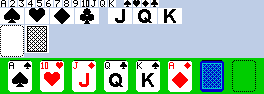
#> input picture EXAMPLES/SOLITARIO/cartas.png, 264 x 94 px
$ python gen_cards.py inc '->' lee cartas.png y escribe cards.inc '(+' refresca las muestras de la 'hoja)'
#> lines starting #> are read from the running program, lines starting #| are printed output that depends on the picture
#!/usr/bin/env python
# Graficos del SOLITARIO (Klondike del SD81 Booster, HiRes 8x1 + Chroma modo 0). Necesita Pillow (PIL).
#
#   python gen_cards.py png [--force]  -> cartas.png desde cero (dibujado en este script). NO sobrescribe una
#                                         hoja ya existente (puede estar retocada a mano) salvo con --force.
#   python gen_cards.py inc            -> lee cartas.png y escribe cards.inc (+ refresca las muestras de la hoja)
#   python gen_cards.py preview        -> preview_mesa.png (mesa de ejemplo a 1:1, 256x192) desde cartas.png
#   python gen_cards.py                -> inc + preview   (lo normal tras retocar la hoja)
#
# ---------------------------------------------------------------------------------------------------------
# HOJA cartas.png (se edita en cualquier editor de pixeles, guardada como PNG sin entrelazar, a 1:1)
# ---------------------------------------------------------------------------------------------------------
# Las casillas EDITABLES (blanco = vacio, negro = punto) estan sobre fondo azul grisaceo; el script solo lee
# esas casillas, por las coordenadas fijas de abajo. La zona verde de abajo son MUESTRAS ya coloreadas (se
# regeneran con "inc"; no se leen, no vale retocarlas).
#
#   fila y=0   : 13 rangos A 2 3 4 5 6 7 8 9 10 J Q K, casillas 8x7 en x = 9*i (el glifo ya lleva su margen
#                izquierdo: bit 7 = columna 0 de la casilla = x 0 de la carta). Luego 4 palos pequenos 8x7
#                (picas, corazones, diamantes, treboles) en x = 124 + 9*i: glifo de 7x7 + 1 columna vacia.
#   fila y=8   : 4 palos grandes 24x16 en x = 25*i (el glifo de 16x16 va centrado: columnas 4-19) y las
#                letras grandes J Q K 24x16 en x = 108 + 25*i.
#   fila y=25  : hueco vacio 24x32 en x=0 (contorno punteado; las 32 lineas) y dorso 24x28 en x=25 (solo
#                las lineas 2-29 de la carta: las lineas 0, 1, 30 y 31 son estructura fija, ver abajo).
#   y=59 en adelante: muestras en color de las cartas completas (A picas, 10 corazones, J diamantes,
#                Q treboles, K picas, A diamantes, dorso, hueco).
#
# ---------------------------------------------------------------------------------------------------------
# REGLAS DE COLOR (el modo 8x1 da solo 2 colores por byte de linea)
# ---------------------------------------------------------------------------------------------------------
# Atributo = papel * 16 + tinta (bit 3 de cada nibble = brillo, bit 2 verde, bit 1 rojo, bit 0 azul);
# un bit a 1 del bitmap = tinta, a 0 = papel. Toda linea de una carta lleva el MISMO atributo en sus 3 bytes.
# Colores: tapete = verde (4); cara = blanco brillante (15); tinta roja = rojo brillante (10); negro = 0;
# dorso = papel azul (1) y tinta cian (5).
# Para el sprite de arrastre hay que girar los nibbles (color de sprite = tinta*16 + papel).
#
# ---------------------------------------------------------------------------------------------------------
# FORMATO de cards.inc  (lo que usa draw_card; todo en ensamblador de pasmo)
# ---------------------------------------------------------------------------------------------------------
# Rango r = 0..12 (A 2..9 10 J Q K), palo s = 0..3 (0 picas, 1 corazones, 2 diamantes, 3 treboles). Las
# 32 lineas de una carta (L = 0..31) y cada linea son 3 bytes de bitmap + 1 atributo:
#
#   Cara (boca arriba):
#     L = 0, 1, 30, 31  (bordes redondeados):  bitmap = cd_edge[3*j .. 3*j+2] con j = 0,1,2,3 para
#                       L = 0,1,30,31 (3 bytes por entrada); atributo = cd_edgeattr[j] ($40, $4F, $4F, $4F).
#     L = 2..8 (indice, 7 lineas):  byte0 = cd_rank[r*7 + L-2]; byte1 = 0; byte2 = cd_ssuit[s*7 + L-2].
#     L = 12..27 (centro, 16 lineas): se hace OR de 3 bytes: si r <= 9 (A..10) cd_bsuit[s*48 + (L-12)*3],
#                       si r >= 10 (J, Q, K) cd_bletter[(r-10)*48 + (L-12)*3].
#     L = 9..11 y 28..29: en blanco. Atributo de las lineas 2..29 = cd_suitattr[s] ($F0 negro, $FA rojo).
#   Dorso (boca abajo):
#     L = 0, 1, 30, 31 : igual que la cara (cd_edge) pero con cd_backattr[j] ($40, $41, $41, $41).
#     L = 2..29 : bitmap = cd_back[(L-2)*3 .. +2], atributo CD_ATTR_BACK ($15).
#   Hueco vacio: bitmap = cd_hole[L*3 .. +2] en las 32 lineas, atributo CD_ATTR_HOLE ($40) en todas.
#   Tapete liso: bitmap 0, atributo CD_ATTR_FELT ($40).
#
# draw_card puede parar en la linea N (banda superior de una carta tapada por otra: 4 o 10 lineas, y como
# minimo 9 para que el indice se vea entero). El destino tiene paso configurable (32 = pantalla,
# 3 = bufer de sprites): se escribe el bitmap en una zona y el atributo en la otra, igual de ordenado.
# Todos los bytes de glifos tienen el bit 7 a la izquierda.
# ---------------------------------------------------------------------------------------------------------
import os, sys
from PIL import Image

HERE = os.path.dirname(os.path.abspath(__file__))
SHEET = os.path.join(HERE, "cartas.png")
INC = os.path.join(HERE, "cards.inc")
PREVIEW = os.path.join(HERE, "preview_mesa.png")
ROMFILE = os.path.join(HERE, "..", "..", "SD Content", "SYS", "zx81v2.rom")

RANKS = ["A", "2", "3", "4", "5", "6", "7", "8", "9", "10", "J", "Q", "K"]
SUITS = ["picas", "corazones", "diamantes", "treboles"]
SUIT_RED = [0, 1, 1, 0]

# atributos (papel*16 + tinta)
ATTR_FELT = 0x40          # tapete liso
ATTR_TOP = 0x40           # linea 0: tinta negra, papel tapete
ATTR_EDGE_FACE = 0x4F     # lineas 1/30/31 de la cara: tinta blanca, papel tapete (los 0 del bitmap son esquina)
ATTR_EDGE_BACK = 0x41     # lo mismo en el dorso: tinta azul
ATTR_BLACK = 0xF0         # cara con tinta negra
ATTR_RED = 0xFA           # cara con tinta roja brillante
ATTR_BACK = 0x15          # dorso: papel azul, tinta cian
ATTR_HOLE = 0x40          # hueco: contorno negro punteado sobre el tapete

EDGE_LINES = [0, 1, 30, 31]
EDGE_BYTES = [(0x3F, 0xFF, 0xFC), (0x7F, 0xFF, 0xFE), (0x7F, 0xFF, 0xFE), (0x3F, 0xFF, 0xFC)]
EDGE_ATTR_FACE = [ATTR_TOP, ATTR_EDGE_FACE, ATTR_EDGE_FACE, ATTR_EDGE_FACE]
EDGE_ATTR_BACK = [ATTR_TOP, ATTR_EDGE_BACK, ATTR_EDGE_BACK, ATTR_EDGE_BACK]
IDX_LINE = 2              # primera linea del indice (rango / palo pequeno)
BIG_LINE = 12             # primera linea del palo grande
BACK_LINE = 2

# ---------------------------------------------------------------------------------------------------------
# Dibujos iniciales (cada '#' es un punto; la hoja PNG es la fuente una vez generada)
# ---------------------------------------------------------------------------------------------------------
RANK_ART = {
    "A": [".###.", "#...#", "#...#", "#####", "#...#", "#...#", "#...#"],
    "2": [".###.", "#...#", "....#", "...#.", "..#..", ".#...", "#####"],
    "3": ["#####", "...#.", "..#..", "...#.", "....#", "#...#", ".###."],
    "4": ["...#.", "..##.", ".#.#.", "#..#.", "#####", "...#.", "...#."],
    "5": ["#####", "#....", "####.", "....#", "....#", "#...#", ".###."],
    "6": ["..##.", ".#...", "#....", "####.", "#...#", "#...#", ".###."],
    "7": ["#####", "....#", "...#.", "..#..", ".#...", ".#...", ".#..."],
    "8": [".###.", "#...#", "#...#", ".###.", "#...#", "#...#", ".###."],
    "9": [".###.", "#...#", "#...#", ".####", "....#", "...#.", ".##.."],
    # el 10 es estrecho: "1" de 3 columnas, hueco de 1 y "0" de 3 columnas = 7 de ancho
    "10": [".#.", "##.", ".#.", ".#.", ".#.", ".#.", "###"],
    "J": ["..###", "...#.", "...#.", "...#.", "...#.", "#..#.", ".##.."],
    "Q": [".###.", "#...#", "#...#", "#...#", "#.#.#", "#..#.", ".##.#"],
    "K": ["#...#", "#..#.", "#.#..", "##...", "#.#..", "#..#.", "#...#"],
}
ZERO3 = ["###", "#.#", "#.#", "#.#", "#.#", "#.#", "###"]
RANK_ART["10"] = [a + "." + b for a, b in zip(RANK_ART["10"], ZERO3)]

SSUIT_ART = [
    # picas
    ["...#...", "..###..", ".#####.", "#######", "#######", "...#...", "..###.."],
    # corazones
    [".##.##.", "#######", "#######", "#######", ".#####.", "..###..", "...#..."],
    # diamantes
    ["...#...", "..###..", ".#####.", "#######", ".#####.", "..###..", "...#..."],
    # treboles
    ["..###..", "..###..", ".#####.", "#######", "#######", "...#...", "..###.."],
]

BSUIT_ART = [
    # picas
    [".......##.......", "......####......", ".....######.....", "....########....",
     "...##########...", "..############..", ".##############.", "################",
     "################", "################", "################", ".#####.##.#####.",
     "......####......", ".....######.....", "....########....", "................"],
    # corazones
    ["..####....####..", ".######..######.", "################", "################",
     "################", "################", "################", ".##############.",
     "..############..", "...##########...", "....########....", ".....######.....",
     "......####......", ".......##.......", "................", "................"],
    # diamantes
    [".......##.......", "......####......", ".....######.....", "....########....",
     "...##########...", "..############..", ".##############.", "################",
     "################", ".##############.", "..############..", "...##########...",
     "....########....", ".....######.....", "......####......", ".......##......."],
    # treboles
    [".......##.......", ".....######.....", ".....######.....", "....########....",
     "....########....", ".....######.....", "..############..", ".######..######.",
     ".##############.", ".##############.", ".##############.", ".##############.",
     "...###.##.###...", "......####......", "......####......", ".....######....."],
]

BLETTER_ART = {
    "J": [".......###", ".......###", ".......###", ".......###", ".......###", ".......###", ".......###",
          ".......###", ".......###", "###....###", "###....###", "##########", ".########.", "..######.."],
    "Q": ["....#####.....", "..#########...", ".###########..", ".####...####..", "####.....####.",
          "###.......###.", "###.......###.", "###.......###.", "###....#..###.", "####..###.###.",
          ".####..#####..", ".###########..", "..###########.", "....#####..###"],
    "K": ["###.....####", "###....####.", "###...####..", "###..####...", "###..###....", "###.###.....",
          "########....", "#########...", "####..###...", "###....###..", "###....###..", "###.....###.",
          "###......###", "###......###"],
}


# [35 lines left out: functions grid_from_art, grid_back, grid_hole, not called in this run]


# ---------------------------------------------------------------------------------------------------------
# Disposicion de la hoja
# ---------------------------------------------------------------------------------------------------------
W, H = 264, 94
GAPCOL = (190, 205, 230)
FELT_RGB = None  # se calcula mas abajo
CELLS = {}       # (nombre, i) -> (x, y, w, h)
for i in range(13):
    CELLS[("rank", i)] = (9 * i, 0, 8, 7)
for i in range(4):
    CELLS[("ssuit", i)] = (124 + 9 * i, 0, 8, 7)
    CELLS[("bsuit", i)] = (25 * i, 8, 24, 16)
for i in range(3):
    CELLS[("bletter", i)] = (108 + 25 * i, 8, 24, 16)
CELLS[("hole", 0)] = (0, 25, 24, 32)
CELLS[("back", 0)] = (25, 25, 24, 28)
SAMPLE_Y = 60
SAMPLES = [(0, 0), (9, 1), (10, 2), (11, 3), (12, 0), (0, 2), "back", "hole"]


def sample_xy(i):
    return 8 + 32 * i, SAMPLE_Y


# ---------------------------------------------------------------------------------------------------------
# Paleta y utilidades de bytes
# ---------------------------------------------------------------------------------------------------------
def rgb(idx):
    lv = 255 if idx & 8 else 205
    return ((lv if idx & 2 else 0), (lv if idx & 4 else 0), (lv if idx & 1 else 0))


FELT_RGB = rgb(4)


def row_bytes(row):
    """lista de 0/1 (largo multiplo de 8) -> lista de bytes, bit 7 a la izquierda"""
    out = []
    for i in range(0, len(row), 8):
        b = 0
        for p in row[i:i + 8]:
            b = (b << 1) | p
        out.append(b)
    return out


def grid_bytes(g):
    out = []
    for row in g:
        out.extend(row_bytes(row))
    return out


# ---------------------------------------------------------------------------------------------------------
# Hoja: crear, leer, muestras
# ---------------------------------------------------------------------------------------------------------
# [28 lines left out: functions initial_grids, write_cells, not called in this run]


def read_cells(path=SHEET):
#> called with path = 'EXAMPLES/SOLITARIO/cartas.png'
    im = Image.open(path).convert("RGB")
#> im is the input picture: PIL image 264x94 RGB; mean R, G, B 155.7, 193.1, 173.1
    if im.size != (W, H):
        sys.exit("%s: la hoja debe medir %dx%d puntos, mide %dx%d" % (path, W, H, im.size[0], im.size[1]))
    G = {}
    for key, (x, y, w, h) in CELLS.items():
        G[key] = [[1 if sum(im.getpixel((x + xx, y + yy))) < 3 * 128 else 0 for xx in range(w)] for yy in range(h)]
#> after the loop, G = 26 items
    return G


class Data:
    """datos de las cartas ya convertidos a bytes"""
    def __init__(self, G):
        self.rank = [grid_bytes(G[("rank", i)]) for i in range(13)]            # 7 bytes
#> in grid_bytes, `out = []`: out = []
#> the loop in grid_bytes, `for row in g:` made 7 passes
#> row on passes 1 to 7: [0, 0, 1, 1, 1, 0, 0, 0], [0, 1, 0, 0, 0, 1, 0, 0], [0, 1, 0, 0, 0, 1, 0, 0], [0, 1, 1, 1, 1, 1, 0, 0], [0, 1, 0, 0, 0, 1, 0, 0], [0, 1, 0, 0, 0, 1, 0, 0], [0, 1, 0, 0, 0, 1, 0, 0]
#> after the loop in grid_bytes, `for row in g:`: out = [56, 68, 68, 124, 68, 68, 68]
#> the loop in grid_bytes (call 2), `for row in g:` made 7 passes
#> row on passes 1 to 7: [0, 0, 1, 1, 1, 0, 0, 0], [0, 1, 0, 0, 0, 1, 0, 0], [0, 0, 0, 0, 0, 1, 0, 0], [0, 0, 0, 0, 1, 0, 0, 0], [0, 0, 0, 1, 0, 0, 0, 0], [0, 0, 1, 0, 0, 0, 0, 0], [0, 1, 1, 1, 1, 1, 0, 0]
#> self.rank = 13 items, first 6: [56, 68, 68, 124, 68, 68, 68], [56, 68, 4, 8, 16, 32, 124], [124, 8, 16, 8, 4, 68, 56], [8, 24, 40, 72, 124, 8, 8], [124, 64, 120, 4, 4, 68, 56], [24, 32, 64, 120, 68, 68, 56]
        self.ssuit = [grid_bytes(G[("ssuit", i)]) for i in range(4)]           # 7 bytes
#> self.ssuit = [[16, 56, 124, 254, 254, 16, 56], [108, 254, 254, 254, 124, 56, 16], [16, 56, 124, 254, 124, 56, 16], [56, 56, 124, 254, 254, 16, 56]]
        self.bsuit = [grid_bytes(G[("bsuit", i)]) for i in range(4)]           # 48 bytes
#> self.bsuit = 4 items
        self.bletter = [grid_bytes(G[("bletter", i)]) for i in range(3)]       # 48 bytes
#> self.bletter = 3 items
        self.back = grid_bytes(G[("back", 0)])                                 # 84 bytes
#> self.back = 84 values, max 255 at index 4, min 0 at index 0, mean 75.29
        self.hole = grid_bytes(G[("hole", 0)])                                 # 96 bytes
#> self.hole = 96 values, max 170 at index 1, min 0 at index 4, mean 28.1


def card_lines(d, rank, suit, up=True):
    """32 lineas (b0, b1, b2, atributo) de una carta, exactamente como las compone draw_card"""
    out = []
    if not up:
        for L in range(32):
            if L in EDGE_LINES:
                j = EDGE_LINES.index(L)
                out.append(EDGE_BYTES[j] + (EDGE_ATTR_BACK[j],))
            else:
                o = (L - BACK_LINE) * 3
                out.append(tuple(d.back[o:o + 3]) + (ATTR_BACK,))
        return out
    ink = ATTR_RED if SUIT_RED[suit] else ATTR_BLACK
    for L in range(32):
        if L in EDGE_LINES:
            j = EDGE_LINES.index(L)
            out.append(EDGE_BYTES[j] + (EDGE_ATTR_FACE[j],))
            continue
        b = [0, 0, 0]
        if IDX_LINE <= L < IDX_LINE + 7:
            b[0] = d.rank[rank][L - IDX_LINE]
            b[2] = d.ssuit[suit][L - IDX_LINE]
        if BIG_LINE <= L < BIG_LINE + 16:
            o = (L - BIG_LINE) * 3
            src = d.bsuit[suit] if rank <= 9 else d.bletter[rank - 10]
            for k in range(3):
                b[k] |= src[o + k]
        out.append(tuple(b) + (ink,))
    return out


def hole_lines(d):
    return [tuple(d.hole[L * 3:L * 3 + 3]) + (ATTR_HOLE,) for L in range(32)]


def lines_to_image(lines):
    """lista de (b0,b1,b2,attr) -> imagen RGB de 24 x len(lines)"""
    im = Image.new("RGB", (24, len(lines)))
    for y, (b0, b1, b2, a) in enumerate(lines):
        paper, ink = rgb(a >> 4), rgb(a & 15)
        for k, b in enumerate((b0, b1, b2)):
            for bit in range(8):
                im.putpixel((k * 8 + bit, y), ink if (b >> (7 - bit)) & 1 else paper)
    return im


def sample_lines(d, s):
    if s == "back":
        return card_lines(d, 0, 0, up=False)
    if s == "hole":
        return hole_lines(d)
    return card_lines(d, s[0], s[1])


def refresh_samples(d, path=SHEET):
    im = Image.open(path).convert("RGB")
    from PIL import ImageDraw
    ImageDraw.Draw(im).rectangle([0, SAMPLE_Y - 2, W - 1, H - 1], fill=FELT_RGB)
    for i, s in enumerate(SAMPLES):
        x, y = sample_xy(i)
        im.paste(lines_to_image(sample_lines(d, s)), (x, y))
    im.save(path)


# [9 lines left out: function make_png, not called in this run]


# ---------------------------------------------------------------------------------------------------------
# cards.inc
# ---------------------------------------------------------------------------------------------------------
def defb(bs, per=8):
    out = []
    for i in range(0, len(bs), per):
        out.append("            defb " + ",".join("0%02Xh" % b for b in bs[i:i + per]))
    return out


def emit(d):
    o = ["; Generado por gen_cards.py a partir de cartas.png: no se edita a mano (retoca la hoja y vuelve a",
         "; ejecutar \"python gen_cards.py\"). El formato y como lo usa draw_card estan en la cabecera de",
         "; gen_cards.py. Rango 0..12 = A 2..9 10 J Q K; palo 0..3 = picas, corazones, diamantes, treboles.",
         "",
         "CD_W            equ 3           ; ancho de la carta en bytes (24 px)",
         "CD_H            equ 32          ; alto en lineas",
         "CD_IDX_LINE     equ %d           ; primera linea del indice (rango + palo pequeno), 7 lineas" % IDX_LINE,
         "CD_BIG_LINE     equ %d          ; primera linea del palo / letra grande, 16 lineas" % BIG_LINE,
         "CD_BACK_LINE    equ %d           ; primera linea del patron del dorso, 28 lineas" % BACK_LINE,
         "CD_ATTR_FELT    equ 0%02Xh        ; tapete liso (bitmap 0)" % ATTR_FELT,
         "CD_ATTR_BACK    equ 0%02Xh        ; dorso: papel azul, tinta cian" % ATTR_BACK,
         "CD_ATTR_HOLE    equ 0%02Xh        ; hueco vacio" % ATTR_HOLE,
         "",
         "; atributo de la cara por palo (papel blanco brillante; tinta negra o roja brillante)",
         "cd_suitattr:",
         "            defb " + ",".join("0%02Xh" % (ATTR_RED if SUIT_RED[s] else ATTR_BLACK) for s in range(4)),
         "",
         "; lineas 0, 1, 30 y 31 (bordes redondeados): bitmap (3 bytes por linea) y atributo",
         "cd_edge:"]
    for j in range(4):
        o.append("            defb " + ",".join("0%02Xh" % b for b in EDGE_BYTES[j]) + "   ; linea %d" % EDGE_LINES[j])
    o += ["cd_edgeattr:",
          "            defb " + ",".join("0%02Xh" % a for a in EDGE_ATTR_FACE) + "   ; cara",
          "cd_backattr:",
          "            defb " + ",".join("0%02Xh" % a for a in EDGE_ATTR_BACK) + "   ; dorso",
          "",
          "; indices de rango: 13 x 7 bytes (A 2 3 4 5 6 7 8 9 10 J Q K), alineados a la izquierda de la carta",
          "cd_rank:"]
    for i, r in enumerate(RANKS):
        o.append("            ; " + r)
        o += defb(d.rank[i], 7)
    o += ["", "; palos pequenos: 4 x 7 bytes, a la derecha de la carta (byte 2)", "cd_ssuit:"]
    for i, s in enumerate(SUITS):
        o.append("            ; " + s)
        o += defb(d.ssuit[i], 7)
    o += ["", "; palos grandes: 4 x 48 bytes (16 lineas x 3 bytes), a partir de la linea CD_BIG_LINE", "cd_bsuit:"]
    for i, s in enumerate(SUITS):
        o.append("            ; " + s)
        o += defb(d.bsuit[i], 3)
    o += ["", "; letras grandes J Q K: 3 x 48 bytes, mismo formato que cd_bsuit", "cd_bletter:"]
    for i, k in enumerate("JQK"):
        o.append("            ; " + k)
        o += defb(d.bletter[i], 3)
    o += ["", "; dorso: 28 lineas x 3 bytes (lineas 2-29 de la carta)", "cd_back:"]
    o += defb(d.back, 3)
#> o = 223 items
    o += ["", "; hueco vacio: 32 lineas x 3 bytes", "cd_hole:"]
    o += defb(d.hole, 3)
#> o = 258 items
    o.append("")
    return "\n".join(o)


# ---------------------------------------------------------------------------------------------------------
# Vista previa de una mesa (256x192, 32 bytes por linea, regla de 2 colores por byte)
# ---------------------------------------------------------------------------------------------------------
class Screen:
    def __init__(self):
        self.bm = [[0] * 32 for _ in range(192)]
        self.at = [[ATTR_FELT] * 32 for _ in range(192)]

    # [80 lines left out: functions put_lines, to_image, text, zx_code, preview, not called in this run]


def main():
    args = sys.argv[1:]
    mode = args[0] if args else "all"
    if mode == "png":
        make_png("--force" in args)
        return
    if not os.path.exists(SHEET):
        sys.exit("falta cartas.png: ejecuta primero \"python gen_cards.py png\"")
    d = Data(read_cells())
    if mode in ("inc", "all"):
        open(INC, "w", newline="\r\n").write(emit(d))
        refresh_samples(d)
#> in refresh_samples, `ImageDraw.Draw(im).rectangle([0, SAMPLE_Y - 2, W - 1, H - 1], fill=FEL..`:
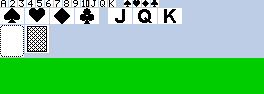
#> im: PIL image 264x94 RGB; mean R, G, B 115.3, 200, 131.8
        print("cards.inc escrito, muestras de cartas.png refrescadas")
    if mode in ("preview", "all"):
        preview(d).save(PREVIEW)
        print("preview_mesa.png escrito (256x192)")


if __name__ == "__main__":
    main()
